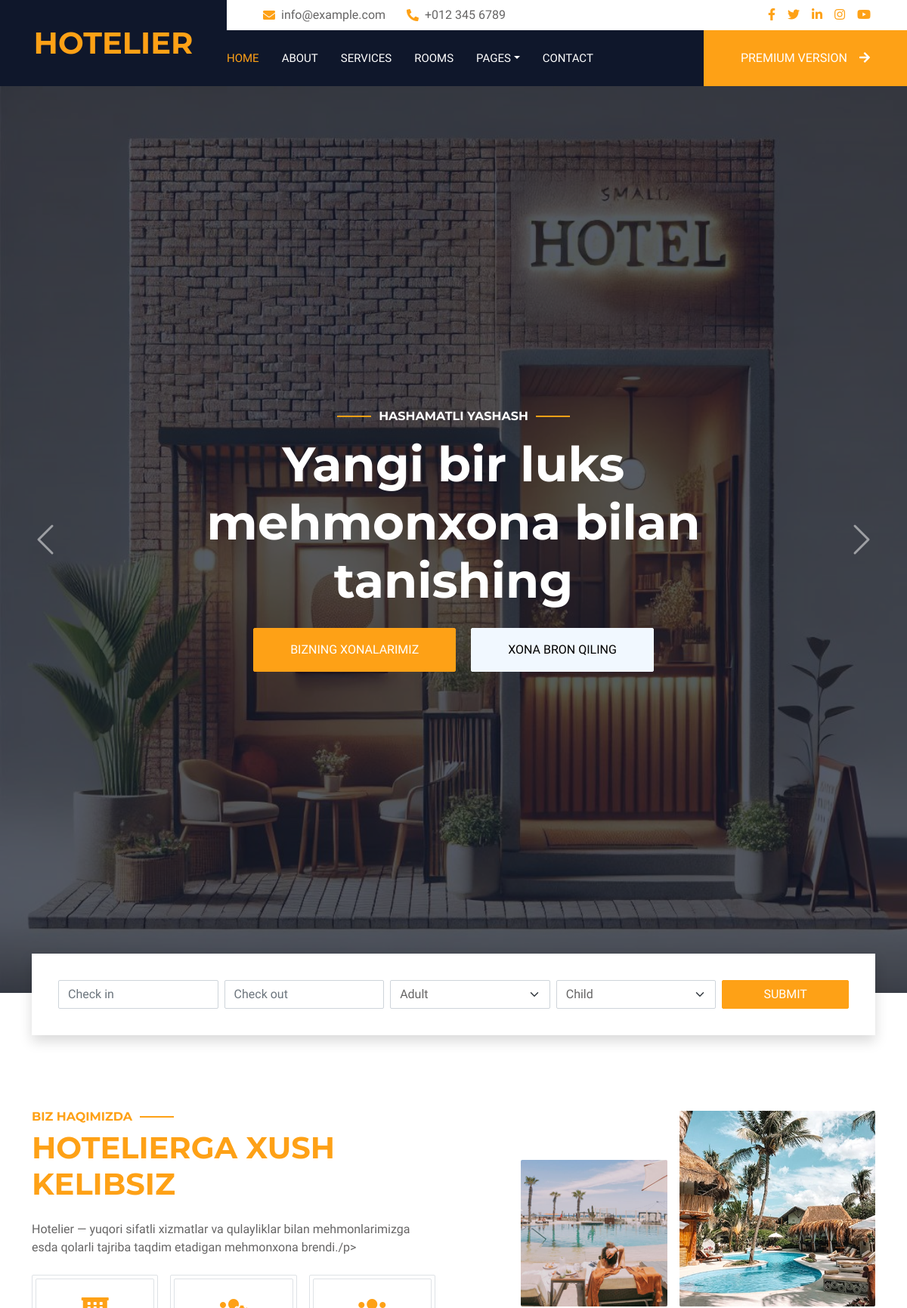
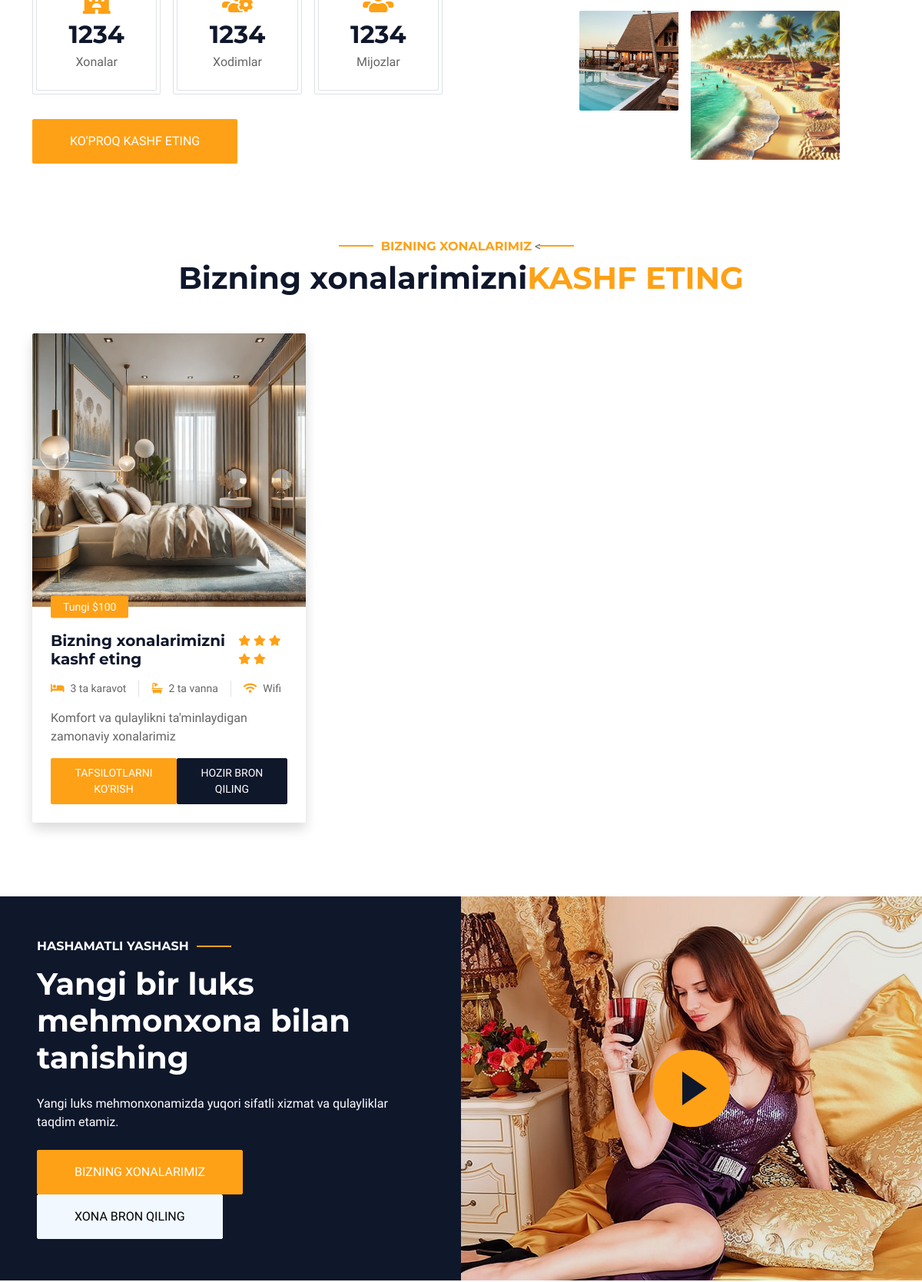
The page / (upper part) on the database its author committed (2 pictures, top to bottom).
### blog/models.py (models this page shows, shortened)
class Carousel(models.Model):
    name = models.CharField(max_length=100)
    img = models.ImageField()

class About(models.Model):
    name = models.CharField(max_length=100)
    bio = models.TextField()
    img = models.ImageField(upload_to='about/')
    slug = models.SlugField(unique=True, blank=True)

class Room(models.Model):
    name = models.CharField(max_length=100)
    bio = models.TextField()
    img = models.ImageField(upload_to='room/')

### blog/views.py (the view)
# urls.py: path('', index, name='index'),
def index(request):
    carousel = Carousel.objects.all()
    about = About.objects.all()
    team = Team.objects.all()
    testimonial = Testimonial.objects.all()
    service = Service.objects.all()
    room = Room.objects.all()
    contact = ContactForm(request.POST or None)
    if request.method == "POST" and contact.is_valid():
        contact.save()
        return HttpResponse("<h2>So'rovingiz muvaffaqiyatli amalga oshirildi. Rahmat!")
    newsletter = NewsletterForm(request.POST or None)
    if request.method == "POST" and newsletter.is_valid():
        newsletter.save()
        return HttpResponse("<h2>So'rovingiz muvaffaqiyatli amalga oshirildi. Rahmat!")
    context = {
        "carousel": carousel,
        "about": about,
        "team": team,
        "testimonial": testimonial,
        "service": service,
        "room": room,
        "contact": contact,
        "newsletter": newsletter
    }
    return render(request, 'index.html', context=context)

### templates/index.html (shortened to what this page needs)
{% extends 'base.html' %}
{% load static %}
{% block content %}
        <div class="container-fluid p-0 mb-5">
            <div id="header-carousel" class="carousel slide" data-bs-ride="carousel">
                <div class="carousel-inner">
                    {% for x in carousel %}
         {% if forloop.counter < 2 %}
                    <div class="carousel-item active">
                        <img class="w-100" src="{{x.img.url}}" alt="Image">
                        <div class="carousel-caption d-flex flex-column align-items-center justify-content-center">
                            <div class="p-3" style="max-width: 700px;">
                                <h6 class="section-title text-white text-uppercase mb-3 animated slideInDown">Hashamatli yashash</h6>
                                <a href="{%  url 'carouseldetail' x.id %}"></a><h1 class="display-3 text-white mb-4 animated slideInDown">{{x.name}}</h1>
                                <a href="" class="btn btn-primary py-md-3 px-md-5 me-3 animated slideInLeft">Bizning xonalarimiz</a>
                                <a href="" class="btn btn-light py-md-3 px-md-5 animated slideInRight">Xona bron qiling</a>
                            </div>
                        </div>
                    </div>
                    {% endif %}
                    {% endfor %}
                </div>
                <button class="carousel-control-prev" type="button" data-bs-target="#header-carousel"
                    data-bs-slide="prev">
                    <span class="carousel-control-prev-icon" aria-hidden="true"></span>
                </button>
                <button class="carousel-control-next" type="button" data-bs-target="#header-carousel"
                    data-bs-slide="next">
                    <span class="carousel-control-next-icon" aria-hidden="true"></span>
                </button>
            </div>
        </div>
        <div class="container-fluid booking pb-5 wow fadeIn" data-wow-delay="0.1s">
            <div class="container">
                <div class="bg-white shadow" style="padding: 35px;">
                    <div class="row g-2">
                        <div class="col-md-10">
                            <div class="row g-2">
                                <div class="col-md-3">
                                    <div class="date" id="date1" data-target-input="nearest">
                                        <input type="text" class="form-control datetimepicker-input"
                                            placeholder="Check in" data-target="#date1" data-toggle="datetimepicker" />
                                    </div>
                                </div>
                                <div class="col-md-3">
                                    <div class="date" id="date2" data-target-input="nearest">
                                        <input type="text" class="form-control datetimepicker-input" placeholder="Check out" data-target="#date2" data-toggle="datetimepicker"/>
                                    </div>
                                </div>
                                <div class="col-md-3">
                                    <select class="form-select">
                                        <option selected>Adult</option>
                                    </select>
                                </div>
                                <div class="col-md-3">
                                    <select class="form-select">
                                        <option selected>Child</option>
                                    </select>
                                </div>
                            </div>
                        </div>
                        <div class="col-md-2">
                            <button class="btn btn-primary w-100">Submit</button>
                        </div>
                    </div>
                </div>
            </div>
        </div>
        <div class="container-xxl py-5">
            <div class="container">
                {% for x in about %}
                <div class="row g-5 align-items-center">
                    <div class="col-lg-6">
                        <h6 class="section-title text-start text-primary text-uppercase">Biz haqimizda</h6>
                        <a href="{% url 'aboutdetail' x.id %}"></a><h1 class="mb-4"> <span class="text-primary text-uppercase">{{x.name}}</span></h1>
                        <p class="mb-4">{{x.bio}}/p>
                        <div class="row g-3 pb-4">
                            <div class="col-sm-4 wow fadeIn" data-wow-delay="0.1s">
                                <div class="border rounded p-1">
                                    <div class="border rounded text-center p-4">
                                        <i class="fa fa-hotel fa-2x text-primary mb-2"></i>
                                        <h2 class="mb-1" data-toggle="counter-up">1234</h2>
                                        <p class="mb-0">Xonalar</p>
                                    </div>
                                </div>
                            </div>
                            <div class="col-sm-4 wow fadeIn" data-wow-delay="0.3s">
                                <div class="border rounded p-1">
                                    <div class="border rounded text-center p-4">
                                        <i class="fa fa-users-cog fa-2x text-primary mb-2"></i>
                                        <h2 class="mb-1" data-toggle="counter-up">1234</h2>
                                        <p class="mb-0">Xodimlar</p>
                                    </div>
                                </div>
                            </div>
                            <div class="col-sm-4 wow fadeIn" data-wow-delay="0.5s">
                                <div class="border rounded p-1">
                                    <div class="border rounded text-center p-4">
                                        <i class="fa fa-users fa-2x text-primary mb-2"></i>
                                        <h2 class="mb-1" data-toggle="counter-up">1234</h2>
                                        <p class="mb-0">Mijozlar</p>
                                    </div>
                                </div>
                            </div>
                        </div>
                        <a class="btn btn-primary py-3 px-5 mt-2" href="">Ko'proq kashf eting</a>
                    </div>
                    <div class="col-lg-6">
                        <div class="row g-3">
                            <div class="col-6 text-end">
                                <img class="img-fluid rounded w-75 wow zoomIn" data-wow-delay="0.1s" src="{% static 'img/about-1.jpg' %}" style="margin-top: 25%;">
                            </div>
                            <div class="col-6 text-start">
                                <img class="img-fluid rounded w-100 wow zoomIn" data-wow-delay="0.3s" src="{% static 'img/about-2.jpg' %}">
                            </div>
                            <div class="col-6 text-end">
                                <img class="img-fluid rounded w-50 wow zoomIn" data-wow-delay="0.5s" src="{% static 'img/about-3.jpg' %}">
                            </div>
                            <div class="col-6 text-start">
                                <img class="img-fluid rounded w-75 wow zoomIn" data-wow-delay="0.7s" src="{{x.img.url}}">
                            </div>
                        </div>
                    </div>
                </div>
            </div>
            {% endfor %}
        </div>
        <div class="container-xxl py-5">
            <div class="container">
                <div class="text-center wow fadeInUp" data-wow-delay="0.1s">
                    <h6 class="section-title text-center text-primary text-uppercase">Bizning xonalarimiz</h6>
                    <<h1 class="mb-5">Bizning xonalarimizni<span class="text-primary text-uppercase">kashf eting</span></h1>
                </div>
                {% for x in room %}
                <div class="row g-4">
                    <div class="col-lg-4 col-md-6 wow fadeInUp" data-wow-delay="0.1s">
                        <div class="room-item shadow rounded overflow-hidden">
                            <div class="position-relative">
                                <img class="img-fluid" src="{{x.img.url}}" alt="">
                                <small class="position-absolute start-0 top-100 translate-middle-y bg-primary text-white rounded py-1 px-3 ms-4">Tungi $100</small>
                            </div>
                            <div class="p-4 mt-2">
                                <div class="d-flex justify-content-between mb-3">
                                    <a href="{% url 'roomdetail' x.id %}"></a><h5 class="mb-0">{{x.name}}</h5>
                                    <div class="ps-2">
                                        <small class="fa fa-star text-primary"></small>
                                        <small class="fa fa-star text-primary"></small>
                                        <small class="fa fa-star text-primary"></small>
                                        <small class="fa fa-star text-primary"></small>
                                        <small class="fa fa-star text-primary"></small>
                                    </div>
                                </div>
                                <div class="d-flex mb-3">
                                    <small class="border-end me-3 pe-3"><i class="fa fa-bed text-primary me-2"></i>3 ta karavot</small>
                                    <small class="border-end me-3 pe-3"><i class="fa fa-bath text-primary me-2"></i>2 ta vanna</small>
                                    <small><i class="fa fa-wifi text-primary me-2"></i>Wifi</small>
                                </div>
                                <p class="text-body mb-3">{{x.bio}}</p>
                                <div class="d-flex justify-content-between">
                                    <a class="btn btn-sm btn-primary rounded py-2 px-4" href="">Tafsilotlarni ko'rish</a>
                                    <a class="btn btn-sm btn-dark rounded py-2 px-4" href="">Hozir bron qiling</a>
                                </div>
                            </div>
                        </div>
                    </div>
                </div>
            </div>
            {% endfor %}
        </div>
        <div class="container-xxl py-5 px-0 wow zoomIn" data-wow-delay="0.1s">
            <div class="row g-0">
                <div class="col-md-6 bg-dark d-flex align-items-center">
                    <div class="p-5">
                        <h6 class="section-title text-start text-white text-uppercase mb-3">Hashamatli yashash</h6>
                        <h1 class="text-white mb-4">Yangi bir luks mehmonxona bilan tanishing</h1>
                        <p class="text-white mb-4">Yangi luks mehmonxonamizda yuqori sifatli xizmat va qulayliklar taqdim etamiz.</p>
                        <a href="" class="btn btn-primary py-md-3 px-md-5 me-3">Bizning xonalarimiz</a>
                        <a href="" class="btn btn-light py-md-3 px-md-5">Xona bron qiling</a>
                    </div>
                </div>
                <div class="col-md-6">
                    <div class="video">
                        <button type="button" class="btn-play" data-bs-toggle="modal" data-src="https://www.youtube.com/embed/DWRcNpR6Kdc" data-bs-target="#videoModal">
                            <span></span>
                        </button>
                    </div>
                </div>
            </div>
        </div>
{% endblock content %}

### rows shown on the page
Carousel: img (picture), name "Yangi bir luks mehmonxona bilan tanishing"
About: name "HOTELIERGA XUSH KELIBSIZ", bio "Hotelier — yuqori sifatli xizmatlar va qulayliklar bilan mehmonlarimizga esda qolarli tajriba taqdim etadigan mehmonxona brendi.", img (picture)
Room: img (picture), name "Bizning xonalarimizni kashf eting", bio "Komfort va qulaylikni ta'minlaydigan zamonaviy xonalarimiz"
